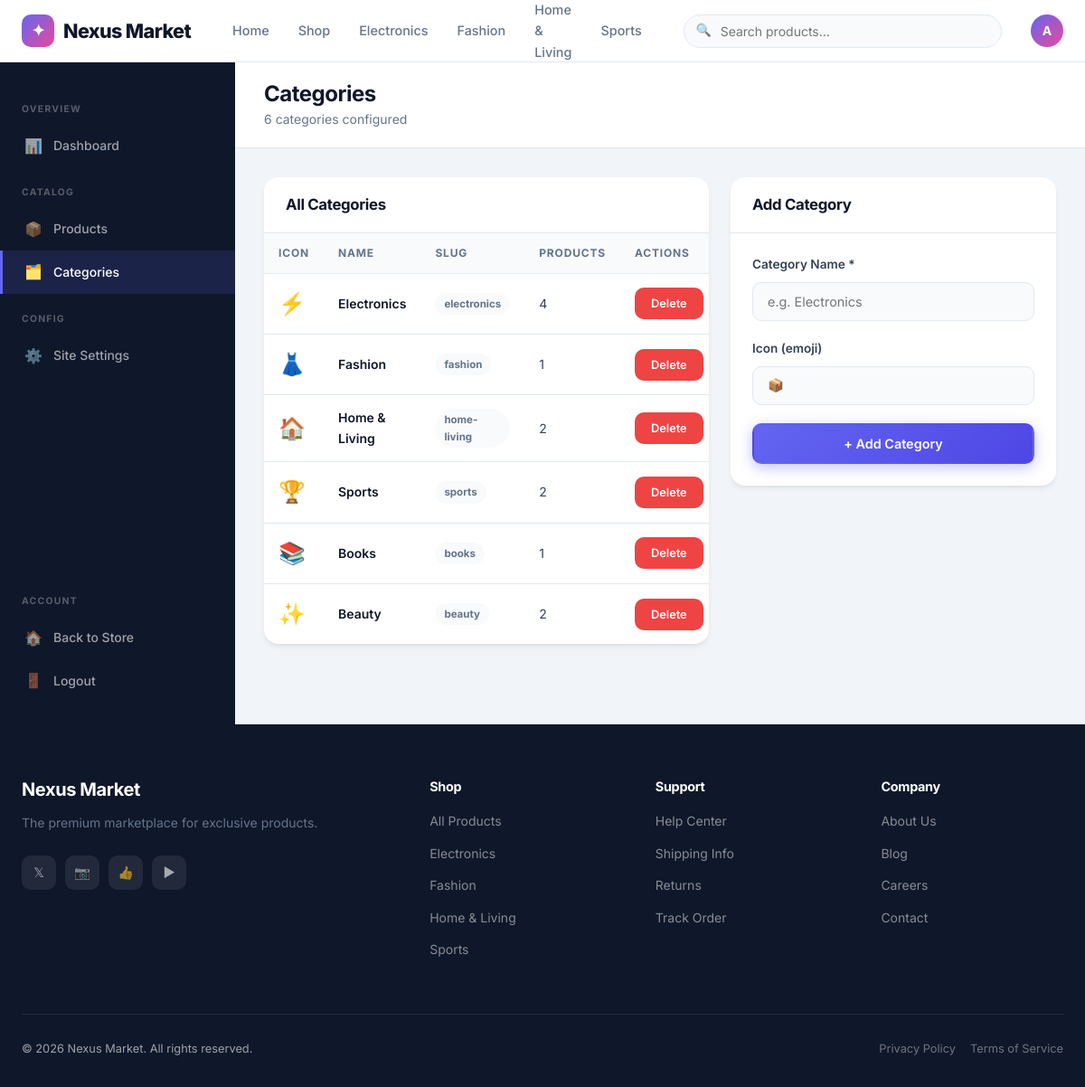
The app's page /admin/categories (signed in) with its own data.
### app.py (models this page shows, shortened)
class SiteSettings(db.Model):
    __tablename__ = 'site_settings'
    id = db.Column(db.Integer, primary_key=True)
    key = db.Column(db.String(100), unique=True, nullable=False)
    value = db.Column(db.Text, default='')

class Category(db.Model):
    __tablename__ = 'categories'
    id = db.Column(db.Integer, primary_key=True)
    name = db.Column(db.String(80), unique=True, nullable=False)
    slug = db.Column(db.String(80), unique=True, nullable=False)
    icon = db.Column(db.String(50), default='📦')
    products = db.relationship('Product', backref='category', lazy=True)

class User(UserMixin, db.Model):
    __tablename__ = 'users'
    id = db.Column(db.Integer, primary_key=True)
    username = db.Column(db.String(80), unique=True, nullable=False)
    email = db.Column(db.String(120), unique=True, nullable=False)
    password_hash = db.Column(db.String(256), nullable=False)
    is_admin = db.Column(db.Boolean, default=False)
    created_at = db.Column(db.DateTime, default=datetime.utcnow)

### app.py (the view)
@app.route('/admin/categories')
@login_required
@admin_required
def admin_categories():
    categories = Category.query.all()
    return render_template('admin/categories.html', categories=categories)

### app.py (called while the page is built)
@login_manager.user_loader
def load_user(user_id):
    return db.session.get(User, int(user_id))

def admin_required(f):
    @wraps(f)
    def decorated(*args, **kwargs):
        if not current_user.is_authenticated or not current_user.is_admin:
            abort(403)
        return f(*args, **kwargs)
    return decorated

@app.context_processor
def inject_globals():
    settings = {s.key: s.value for s in SiteSettings.query.all()}
    categories = Category.query.all()
    return dict(settings=settings, all_categories=categories)

### templates/admin/categories.html (shortened to what this page needs)
{% extends "admin/base_admin.html" %}
{% block admin_content %}
<div class="admin-topbar">
  <div>
    <h1>Categories</h1>
    <p>{{ categories|length }} categories configured</p>
  </div>
</div>
<div class="admin-content" style="display:grid;grid-template-columns:1fr 360px;gap:24px;align-items:start;">
  <div class="card">
    <div class="card-header"><h3>All Categories</h3></div>
    <div class="table-wrap">
      <table>
        <thead>
          <tr>
            <th>Icon</th>
            <th>Name</th>
            <th>Slug</th>
            <th>Products</th>
            <th>Actions</th>
          </tr>
        </thead>
        <tbody>
          {% for cat in categories %}
            <tr>
              <td style="font-size:1.5rem">{{ cat.icon }}</td>
              <td style="font-weight:600;color:var(--dark)">{{ cat.name }}</td>
              <td><span class="tag tag-gray">{{ cat.slug }}</span></td>
              <td>{{ cat.products|length }}</td>
              <td>
                <form method="POST" action="{{ url_for('admin_category_delete', cid=cat.id) }}" class="confirm-delete">
                  <button type="submit" class="btn btn-danger btn-sm">Delete</button>
                </form>
              </td>
            </tr>
          {% else %}
            <tr>
              <td colspan="5" style="text-align:center;padding:32px;color:var(--gray)">No categories yet.</td>
            </tr>
          {% endfor %}
        </tbody>
      </table>
    </div>
  </div>
  <div class="card">
    <div class="card-header"><h3>Add Category</h3></div>
    <div class="card-body">
      <form method="POST" action="{{ url_for('admin_category_new') }}">
        <div class="form-group">
          <label class="form-label">Category Name *</label>
          <input type="text" name="name" class="form-control" placeholder="e.g. Electronics" required />
        </div>
        <div class="form-group">
          <label class="form-label">Icon (emoji)</label>
          <input type="text" name="icon" class="form-control" placeholder="📦" maxlength="4" value="📦" />
        </div>
        <button type="submit" class="btn btn-primary w-full" style="justify-content:center;">
          + Add Category
        </button>
      </form>
    </div>
  </div>
</div>
{% endblock %}

### templates/base.html (shortened to what this page needs)
<!DOCTYPE html>
<html lang="en">
<head>
  <link rel="stylesheet" href="{{ url_for('static', filename='css/style.css') }}" />
</head>
<body>
<nav class="navbar">
  <div class="container">
    <div class="nav-inner">
      <a href="{{ url_for('index') }}" class="nav-logo">
        {% if settings.get('logo_url') %}
          <img src="{{ settings['logo_url'] }}" alt="Logo" style="height:36px;border-radius:8px;">
        {% else %}
          <div class="logo-icon">✦</div>
        {% endif %}
        {{ settings.get('site_name', 'Nexus Market') }}
      </a>
      <div class="nav-links">
        <a href="{{ url_for('index') }}" class="{{ 'active' if request.endpoint == 'index' }}">Home</a>
        <a href="{{ url_for('shop') }}" class="{{ 'active' if request.endpoint == 'shop' }}">Shop</a>
        {% for cat in all_categories[:4] %}
          <a href="{{ url_for('shop', category=cat.slug) }}">{{ cat.name }}</a>
        {% endfor %}
      </div>
      <form class="nav-search" action="{{ url_for('shop') }}" method="get">
        <span class="search-icon">🔍</span>
        <input type="search" name="q" placeholder="Search products…" value="{{ request.args.get('q', '') }}" />
      </form>
      <div class="nav-actions">
        {% if current_user.is_authenticated %}
          <div class="dropdown">
            <div class="nav-avatar">{{ current_user.username[0].upper() }}</div>
          </div>
        {% else %}
          <a href="{{ url_for('login') }}" class="btn btn-ghost btn-sm">Log in</a>
          <a href="{{ url_for('register') }}" class="btn btn-primary btn-sm">Sign up</a>
        {% endif %}
      </div>
    </div>
  </div>
</nav>
<main>
  {% block content %}{% endblock %}
</main>
<footer class="footer">
  <div class="container">
    <div class="footer-grid">
      <div class="footer-brand">
        <h3>{{ settings.get('site_name', 'Nexus Market') }}</h3>
        <p>{{ settings.get('site_description', 'The premium marketplace for exclusive products.') }}</p>
        <div class="footer-socials">
          <a href="#" class="social-btn" title="Twitter">𝕏</a>
          <a href="#" class="social-btn" title="Instagram">📷</a>
          <a href="#" class="social-btn" title="Facebook">👍</a>
          <a href="#" class="social-btn" title="YouTube">▶</a>
        </div>
      </div>
      <div class="footer-col">
        <h4>Shop</h4>
        <ul>
          <li><a href="{{ url_for('shop') }}">All Products</a></li>
          {% for cat in all_categories[:4] %}
            <li><a href="{{ url_for('shop', category=cat.slug) }}">{{ cat.name }}</a></li>
          {% endfor %}
        </ul>
      </div>
      <div class="footer-col">
        <h4>Support</h4>
        <ul>
          <li><a href="#">Help Center</a></li>
          <li><a href="#">Shipping Info</a></li>
          <li><a href="#">Returns</a></li>
          <li><a href="#">Track Order</a></li>
        </ul>
      </div>
      <div class="footer-col">
        <h4>Company</h4>
        <ul>
          <li><a href="#">About Us</a></li>
          <li><a href="#">Blog</a></li>
          <li><a href="#">Careers</a></li>
          <li><a href="#">Contact</a></li>
        </ul>
      </div>
    </div>
    <div class="footer-bottom">
      <span>{{ settings.get('footer_text', '© 2026 Nexus Market. All rights reserved.') }}</span>
      <div style="display:flex;gap:16px;">
        <a href="#" style="color:rgba(255,255,255,.4)">Privacy Policy</a>
        <a href="#" style="color:rgba(255,255,255,.4)">Terms of Service</a>
      </div>
    </div>
  </div>
</footer>
</body>
</html>

### records on screen
SiteSettings: get "Nexus Market"
Category: name "Electronics", icon "⚡", slug "electronics", products|length "4"
Category: name "Fashion", icon "👗", slug "fashion", products|length "1"
Category: name "Home & Living", icon "🏠", slug "home-living", products|length "2"
Category: name "Sports", icon "🏆", slug "sports", products|length "2"
User: username "A"
Category: icon "📚", name "Books", slug "books", products|length "1"
Category: icon "✨", name "Beauty", slug "beauty", products|length "2"
SiteSettings: get "The premium marketplace for exclusive products."
SiteSettings: get "© 2026 Nexus Market. All rights reserved."

### other values on screen
{{ categories|length }} "6"
